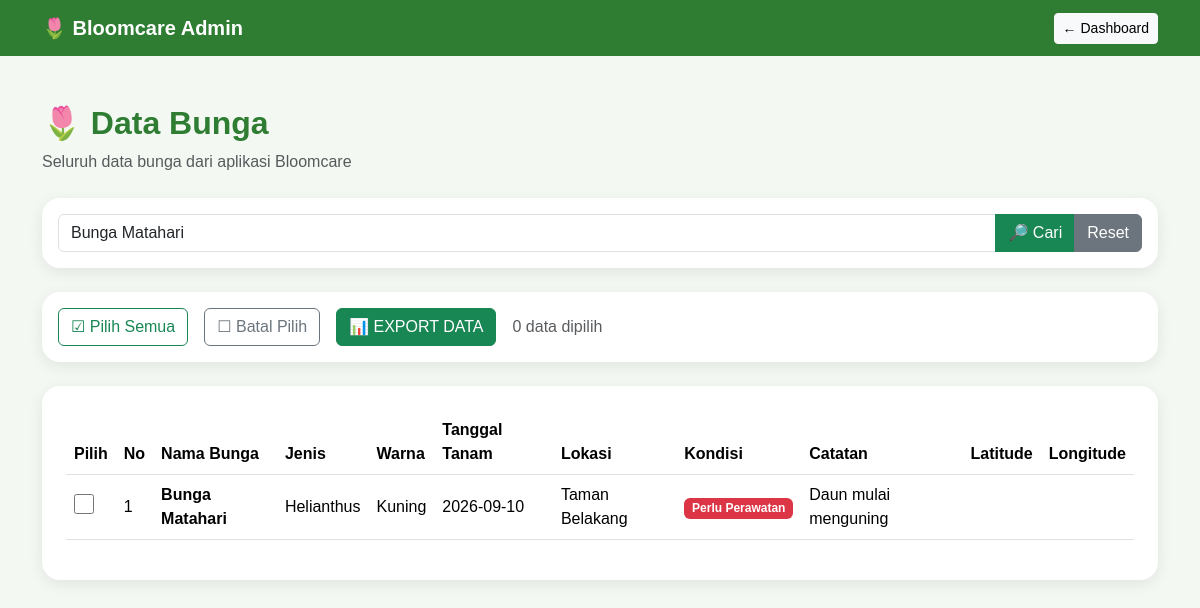
Page /bloomcare_admin/bunga.php?cari=Bunga Matahari on the committed database.
### tables this page shows
CREATE TABLE `bunga` (
  `id` int NOT NULL,
  `nama_bunga` varchar(100) NOT NULL,
  `jenis_bunga` varchar(100) NOT NULL,
  `warna` varchar(50) NOT NULL,
  `tanggal_tanam` date DEFAULT NULL,
  `lokasi` varchar(150) DEFAULT NULL,
  `kondisi` varchar(50) NOT NULL,
  `foto` varchar(255) DEFAULT NULL,
  `catatan` text,
  `created_at` timestamp NULL DEFAULT CURRENT_TIMESTAMP,
  `latitude` varchar(50) DEFAULT NULL,
  `longitude` varchar(50) DEFAULT NULL
);

### bloomcare_admin/bunga.php (the view, shortened to what this page needs)
<?php
include "koneksi.php";
$cari = $_GET['cari'] ?? '';
$cari = trim($cari);
if ($cari !== '') {
    $keyword = "%" . $cari . "%";
    $stmt = $conn->prepare("
        SELECT *
        FROM bunga
        WHERE
            nama_bunga LIKE ?
            OR jenis_bunga LIKE ?
            OR warna LIKE ?
            OR lokasi LIKE ?
            OR kondisi LIKE ?
            OR catatan LIKE ?
        ORDER BY id DESC
    ");
    $stmt->bind_param(
        "ssssss",
        $keyword,
        $keyword,
        $keyword,
        $keyword,
        $keyword,
        $keyword
    );
    $stmt->execute();
    $result = $stmt->get_result();
} else {
    $sql = "SELECT * FROM bunga ORDER BY id DESC";
    $result = $conn->query($sql);
}
?>
<!DOCTYPE html>
<html lang="id">
<head>
    <link
        href="https://cdn.jsdelivr.net/npm/bootstrap@5.3.3/dist/css/bootstrap.min.css"
        rel="stylesheet"
    >
</head>
<body>
<nav class="navbar navbar-expand-lg">
    <div class="container">
        <a
            class="navbar-brand"
            href="index.php"
        >
            🌷 Bloomcare Admin
        </a>
        <a
            href="index.php"
            class="btn btn-light btn-sm"
        >
            ← Dashboard
        </a>
    </div>
</nav>
<div class="container py-5">
    <div class="mb-4">
        <h2 class="page-title">
            🌷 Data Bunga
        </h2>
        <p class="text-muted">
            Seluruh data bunga dari aplikasi Bloomcare
        </p>
    </div>
    <div class="card p-3 mb-4">
        <form method="GET">
            <div class="input-group">
                <input
                    type="text"
                    name="cari"
                    class="form-control"
                    placeholder="🔎 Cari nama bunga, jenis, warna, lokasi, kondisi, atau catatan..."
                    value="<?= htmlspecialchars($cari) ?>"
                >
                <button
                    type="submit"
                    class="btn btn-success"
                >
                    🔎 Cari
                </button>
                <a
                    href="bunga.php"
                    class="btn btn-secondary"
                >
                    Reset
                </a>
            </div>
        </form>
    </div>
    <div class="card p-3 mb-4">
        <form
            method="GET"
            action="export_excel.php"
            id="formExport"
        >
            <div class="d-flex align-items-center gap-3 flex-wrap">
                <button
                    type="button"
                    class="btn btn-outline-success"
                    onclick="pilihSemua()"
                >
                    ☑ Pilih Semua
                </button>
                <button
                    type="button"
                    class="btn btn-outline-secondary"
                    onclick="batalPilih()"
                >
                    ☐ Batal Pilih
                </button>
                <button
                    type="button"
                    class="btn btn-success"
                    onclick="pilihFormatExport()">
                    📊 EXPORT DATA
               </button>
                <span
                    id="jumlahDipilih"
                    class="text-muted"
                >
                    0 data dipilih
                </span>
            </div>
        </form>
    </div>
    <div class="card p-4">
        <div class="table-responsive">
            <table class="table table-hover">
                <thead>
                    <tr>
                        <th>
                            Pilih
                        </th>
                        <th>
                            No
                        </th>
                        <th>
                            Nama Bunga
                        </th>
                        <th>
                            Jenis
                        </th>
                        <th>
                            Warna
                        </th>
                        <th>
                            Tanggal Tanam
                        </th>
                        <th>
                            Lokasi
                        </th>
                        <th>
                            Kondisi
                        </th>
                        <th>
                            Catatan
                        </th>
                        <th>
                            Latitude
                        </th>
                        <th>
                            Longitude
                        </th>
                    </tr>
                </thead>
                <tbody>
                    <?php
                    $no = 1;
                    if ($result && $result->num_rows > 0):
                        while ($row = $result->fetch_assoc()):
                    ?>
                    <tr>
                        <td>
                            <input
                                type="checkbox"
                                class="checkbox-pilih"
                                name="ids[]"
                                value="<?= $row['id'] ?>"
                                form="formExport"
                                onchange="hitungPilihan()"
                            >
                        </td>
                        <td>
                            <?= $no++ ?>
                        </td>
                        <td>
                            <strong>
                                <?= htmlspecialchars(
                                    $row['nama_bunga'] ?? ''
                                ) ?>
                            </strong>
                        </td>
                        <td>
                            <?= htmlspecialchars(
                                $row['jenis_bunga'] ?? ''
                            ) ?>
                        </td>
                        <td>
                            <?= htmlspecialchars(
                                $row['warna'] ?? ''
                            ) ?>
                        </td>
                        <td>
                            <?= htmlspecialchars(
                                $row['tanggal_tanam'] ?? ''
                            ) ?>
                        </td>
                        <td>
                            <?= htmlspecialchars(
                                $row['lokasi'] ?? ''
                            ) ?>
                        </td>
                        <td>
                            <?php if (($row['kondisi'] ?? '') === 'Baik'): ?>
                                <span class="badge badge-baik">
                                    Baik
                                </span>
                            <?php elseif (!empty($row['kondisi'])): ?>
                                <span class="badge badge-perlu">
                                    <?= htmlspecialchars(
                                        $row['kondisi']
                                    ) ?>
                                </span>
                            <?php else: ?>
                                <span class="text-muted">
                                    -
                                </span>
                            <?php endif; ?>
                        </td>
                        <td>
                            <?= htmlspecialchars(
                                $row['catatan'] ?? ''
                            ) ?>
                        </td>
                        <td>
                        </td>
                        <td>
                        </td>
                    </tr>
                    <?php
                        endwhile;
                    endif; ?>
                </tbody>
            </table>
        </div>
    </div>
</div>
</body>
</html>

### bloomcare_admin/bunga.php (style rules this page uses)
body { background: #f4f8f3; font-family: Arial, sans-serif; }
.navbar { background: #2e7d32; }
.navbar-brand { font-weight: bold; color: white !important; }
.page-title { color: #2e7d32; font-weight: bold; }
.card { border: none; border-radius: 18px; box-shadow: 0 4px 15px rgba(0, 0, 0, 0.08); }
.table { vertical-align: middle; }
.table thead { background: #2e7d32; color: white; }
.badge-perlu { background: #dc3545; }
.checkbox-pilih { width: 20px; height: 20px; cursor: pointer; }

### rows in the picture
bunga: nama_bunga "Bunga Matahari", jenis_bunga "Helianthus", warna "Kuning", tanggal_tanam "2026-09-10", lokasi "Taman Belakang", kondisi "Perlu Perawatan", catatan "Daun mulai menguning"
